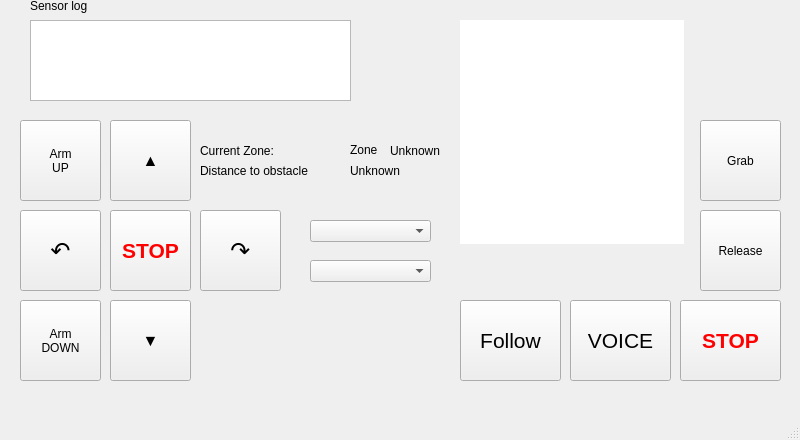
<?xml version="1.0" encoding="UTF-8"?>
<ui version="4.0">
 <class>MainWindow</class>
 <widget class="QMainWindow" name="MainWindow">
  <property name="geometry">
   <rect>
    <x>0</x>
    <y>0</y>
    <width>800</width>
    <height>440</height>
   </rect>
  </property>
  <property name="windowTitle">
   <string>MainWindow</string>
  </property>
  <widget class="QWidget" name="centralwidget">
   <widget class="QPushButton" name="leftButton">
    <property name="geometry">
     <rect>
      <x>20</x>
      <y>210</y>
      <width>81</width>
      <height>81</height>
     </rect>
    </property>
    <property name="font">
     <font>
      <pointsize>18</pointsize>
     </font>
    </property>
    <property name="text">
     <string>↶</string>
    </property>
   </widget>
   <widget class="QPlainTextEdit" name="logText">
    <property name="geometry">
     <rect>
      <x>30</x>
      <y>20</y>
      <width>321</width>
      <height>81</height>
     </rect>
    </property>
    <property name="font">
     <font>
      <family>Consolas</family>
     </font>
    </property>
   </widget>
   <widget class="QLabel" name="label">
    <property name="geometry">
     <rect>
      <x>30</x>
      <y>-10</y>
      <width>121</width>
      <height>31</height>
     </rect>
    </property>
    <property name="text">
     <string>Sensor log</string>
    </property>
   </widget>
   <widget class="QPushButton" name="midButton">
    <property name="geometry">
     <rect>
      <x>110</x>
      <y>210</y>
      <width>81</width>
      <height>81</height>
     </rect>
    </property>
    <property name="font">
     <font>
      <pointsize>16</pointsize>
      <bold>true</bold>
     </font>
    </property>
    <property name="styleSheet">
     <string notr="true">color: rgb(255, 0, 0);</string>
    </property>
    <property name="text">
     <string>STOP</string>
    </property>
   </widget>
   <widget class="QPushButton" name="rightButton">
    <property name="geometry">
     <rect>
      <x>200</x>
      <y>210</y>
      <width>81</width>
      <height>81</height>
     </rect>
    </property>
    <property name="font">
     <font>
      <pointsize>18</pointsize>
     </font>
    </property>
    <property name="text">
     <string>↷</string>
    </property>
   </widget>
   <widget class="QPushButton" name="backButton">
    <property name="geometry">
     <rect>
      <x>110</x>
      <y>300</y>
      <width>81</width>
      <height>81</height>
     </rect>
    </property>
    <property name="font">
     <font>
      <pointsize>12</pointsize>
     </font>
    </property>
    <property name="text">
     <string>▼</string>
    </property>
   </widget>
   <widget class="QPushButton" name="goButton">
    <property name="geometry">
     <rect>
      <x>110</x>
      <y>120</y>
      <width>81</width>
      <height>81</height>
     </rect>
    </property>
    <property name="font">
     <font>
      <pointsize>12</pointsize>
     </font>
    </property>
    <property name="text">
     <string>▲</string>
    </property>
   </widget>
   <widget class="QPushButton" name="stopButton">
    <property name="geometry">
     <rect>
      <x>680</x>
      <y>300</y>
      <width>101</width>
      <height>81</height>
     </rect>
    </property>
    <property name="font">
     <font>
      <pointsize>16</pointsize>
      <bold>true</bold>
     </font>
    </property>
    <property name="styleSheet">
     <string notr="true">color: rgb(255, 0, 0);</string>
    </property>
    <property name="text">
     <string>STOP</string>
    </property>
   </widget>
   <widget class="QPushButton" name="voiceButton">
    <property name="geometry">
     <rect>
      <x>570</x>
      <y>300</y>
      <width>101</width>
      <height>81</height>
     </rect>
    </property>
    <property name="font">
     <font>
      <pointsize>16</pointsize>
     </font>
    </property>
    <property name="text">
     <string>VOICE</string>
    </property>
   </widget>
   <widget class="QPushButton" name="startButton">
    <property name="geometry">
     <rect>
      <x>460</x>
      <y>300</y>
      <width>101</width>
      <height>81</height>
     </rect>
    </property>
    <property name="font">
     <font>
      <pointsize>16</pointsize>
     </font>
    </property>
    <property name="text">
     <string>Follow</string>
    </property>
   </widget>
   <widget class="QLabel" name="label_2">
    <property name="geometry">
     <rect>
      <x>200</x>
      <y>140</y>
      <width>91</width>
      <height>21</height>
     </rect>
    </property>
    <property name="text">
     <string>Current Zone:</string>
    </property>
   </widget>
   <widget class="QLabel" name="zoneLabel">
    <property name="geometry">
     <rect>
      <x>390</x>
      <y>140</y>
      <width>71</width>
      <height>21</height>
     </rect>
    </property>
    <property name="text">
     <string>Unknown</string>
    </property>
   </widget>
   <widget class="QLabel" name="label_4">
    <property name="geometry">
     <rect>
      <x>350</x>
      <y>140</y>
      <width>41</width>
      <height>20</height>
     </rect>
    </property>
    <property name="text">
     <string>Zone</string>
    </property>
   </widget>
   <widget class="QLabel" name="cam">
    <property name="geometry">
     <rect>
      <x>460</x>
      <y>20</y>
      <width>224</width>
      <height>224</height>
     </rect>
    </property>
    <property name="styleSheet">
     <string notr="true">background-color: rgb(255, 255, 255);</string>
    </property>
    <property name="text">
     <string/>
    </property>
   </widget>
   <widget class="QComboBox" name="comboBox">
    <property name="geometry">
     <rect>
      <x>310</x>
      <y>220</y>
      <width>121</width>
      <height>22</height>
     </rect>
    </property>
    <property name="currentText">
     <string/>
    </property>
    <property name="placeholderText">
     <string>AGV ID</string>
    </property>
    <item>
     <property name="text">
      <string>AGV 0</string>
     </property>
    </item>
   </widget>
   <widget class="QComboBox" name="comboBox_2">
    <property name="geometry">
     <rect>
      <x>310</x>
      <y>260</y>
      <width>121</width>
      <height>22</height>
     </rect>
    </property>
    <property name="placeholderText">
     <string>Voice Language</string>
    </property>
    <item>
     <property name="text">
      <string>English</string>
     </property>
    </item>
    <item>
     <property name="text">
      <string>Korean</string>
     </property>
    </item>
    <item>
     <property name="text">
      <string>Français</string>
     </property>
    </item>
    <item>
     <property name="text">
      <string>中文</string>
     </property>
    </item>
   </widget>
   <widget class="QLabel" name="label_5">
    <property name="geometry">
     <rect>
      <x>200</x>
      <y>160</y>
      <width>141</width>
      <height>21</height>
     </rect>
    </property>
    <property name="text">
     <string>Distance to obstacle</string>
    </property>
   </widget>
   <widget class="QLabel" name="distanceLabel">
    <property name="geometry">
     <rect>
      <x>350</x>
      <y>160</y>
      <width>71</width>
      <height>21</height>
     </rect>
    </property>
    <property name="text">
     <string>Unknown</string>
    </property>
   </widget>
   <widget class="QPushButton" name="pushButton">
    <property name="geometry">
     <rect>
      <x>20</x>
      <y>120</y>
      <width>81</width>
      <height>81</height>
     </rect>
    </property>
    <property name="text">
     <string>Arm
UP</string>
    </property>
   </widget>
   <widget class="QPushButton" name="pushButton_2">
    <property name="geometry">
     <rect>
      <x>20</x>
      <y>300</y>
      <width>81</width>
      <height>81</height>
     </rect>
    </property>
    <property name="text">
     <string>Arm
DOWN</string>
    </property>
   </widget>
   <widget class="QPushButton" name="pushButton_3">
    <property name="geometry">
     <rect>
      <x>700</x>
      <y>120</y>
      <width>81</width>
      <height>81</height>
     </rect>
    </property>
    <property name="text">
     <string>Grab</string>
    </property>
   </widget>
   <widget class="QPushButton" name="pushButton_4">
    <property name="geometry">
     <rect>
      <x>700</x>
      <y>210</y>
      <width>81</width>
      <height>81</height>
     </rect>
    </property>
    <property name="text">
     <string>Release</string>
    </property>
   </widget>
  </widget>
  <widget class="QStatusBar" name="statusbar"/>
  <widget class="QMenuBar" name="menubar">
   <property name="geometry">
    <rect>
     <x>0</x>
     <y>0</y>
     <width>800</width>
     <height>22</height>
    </rect>
   </property>
  </widget>
 </widget>
 <resources/>
 <connections>
  <connection>
   <sender>stopButton</sender>
   <signal>clicked()</signal>
   <receiver>MainWindow</receiver>
   <slot>emergencyBreak()</slot>
   <hints>
    <hint type="sourcelabel">
     <x>728</x>
     <y>393</y>
    </hint>
    <hint type="destinationlabel">
     <x>722</x>
     <y>416</y>
    </hint>
   </hints>
  </connection>
  <connection>
   <sender>voiceButton</sender>
   <signal>pressed()</signal>
   <receiver>MainWindow</receiver>
   <slot>startRecording()</slot>
   <hints>
    <hint type="sourcelabel">
     <x>623</x>
     <y>388</y>
    </hint>
    <hint type="destinationlabel">
     <x>554</x>
     <y>418</y>
    </hint>
   </hints>
  </connection>
  <connection>
   <sender>rightButton</sender>
   <signal>pressed()</signal>
   <receiver>MainWindow</receiver>
   <slot>right()</slot>
   <hints>
    <hint type="sourcelabel">
     <x>203</x>
     <y>294</y>
    </hint>
    <hint type="destinationlabel">
     <x>310</x>
     <y>292</y>
    </hint>
   </hints>
  </connection>
  <connection>
   <sender>goButton</sender>
   <signal>pressed()</signal>
   <receiver>MainWindow</receiver>
   <slot>go()</slot>
   <hints>
    <hint type="sourcelabel">
     <x>110</x>
     <y>206</y>
    </hint>
    <hint type="destinationlabel">
     <x>235</x>
     <y>145</y>
    </hint>
   </hints>
  </connection>
  <connection>
   <sender>midButton</sender>
   <signal>clicked()</signal>
   <receiver>MainWindow</receiver>
   <slot>emergencyBreak()</slot>
   <hints>
    <hint type="sourcelabel">
     <x>114</x>
     <y>311</y>
    </hint>
    <hint type="destinationlabel">
     <x>218</x>
     <y>227</y>
    </hint>
   </hints>
  </connection>
  <connection>
   <sender>backButton</sender>
   <signal>pressed()</signal>
   <receiver>MainWindow</receiver>
   <slot>back()</slot>
   <hints>
    <hint type="sourcelabel">
     <x>116</x>
     <y>396</y>
    </hint>
    <hint type="destinationlabel">
     <x>223</x>
     <y>384</y>
    </hint>
   </hints>
  </connection>
  <connection>
   <sender>leftButton</sender>
   <signal>pressed()</signal>
   <receiver>MainWindow</receiver>
   <slot>left()</slot>
   <hints>
    <hint type="sourcelabel">
     <x>20</x>
     <y>305</y>
    </hint>
    <hint type="destinationlabel">
     <x>22</x>
     <y>324</y>
    </hint>
   </hints>
  </connection>
  <connection>
   <sender>startButton</sender>
   <signal>clicked()</signal>
   <receiver>MainWindow</receiver>
   <slot>follow()</slot>
   <hints>
    <hint type="sourcelabel">
     <x>518</x>
     <y>393</y>
    </hint>
    <hint type="destinationlabel">
     <x>422</x>
     <y>368</y>
    </hint>
   </hints>
  </connection>
  <connection>
   <sender>goButton</sender>
   <signal>released()</signal>
   <receiver>MainWindow</receiver>
   <slot>stop()</slot>
   <hints>
    <hint type="sourcelabel">
     <x>114</x>
     <y>204</y>
    </hint>
    <hint type="destinationlabel">
     <x>308</x>
     <y>167</y>
    </hint>
   </hints>
  </connection>
  <connection>
   <sender>leftButton</sender>
   <signal>released()</signal>
   <receiver>MainWindow</receiver>
   <slot>stop()</slot>
   <hints>
    <hint type="sourcelabel">
     <x>66</x>
     <y>309</y>
    </hint>
    <hint type="destinationlabel">
     <x>71</x>
     <y>324</y>
    </hint>
   </hints>
  </connection>
  <connection>
   <sender>backButton</sender>
   <signal>released()</signal>
   <receiver>MainWindow</receiver>
   <slot>stop()</slot>
   <hints>
    <hint type="sourcelabel">
     <x>186</x>
     <y>361</y>
    </hint>
    <hint type="destinationlabel">
     <x>220</x>
     <y>360</y>
    </hint>
   </hints>
  </connection>
  <connection>
   <sender>rightButton</sender>
   <signal>released()</signal>
   <receiver>MainWindow</receiver>
   <slot>stop()</slot>
   <hints>
    <hint type="sourcelabel">
     <x>264</x>
     <y>262</y>
    </hint>
    <hint type="destinationlabel">
     <x>307</x>
     <y>261</y>
    </hint>
   </hints>
  </connection>
  <connection>
   <sender>comboBox_2</sender>
   <signal>currentIndexChanged(int)</signal>
   <receiver>MainWindow</receiver>
   <slot>changeLanguage()</slot>
   <hints>
    <hint type="sourcelabel">
     <x>423</x>
     <y>292</y>
    </hint>
    <hint type="destinationlabel">
     <x>449</x>
     <y>294</y>
    </hint>
   </hints>
  </connection>
  <connection>
   <sender>voiceButton</sender>
   <signal>released()</signal>
   <receiver>MainWindow</receiver>
   <slot>stopRecording()</slot>
   <hints>
    <hint type="sourcelabel">
     <x>645</x>
     <y>346</y>
    </hint>
    <hint type="destinationlabel">
     <x>643</x>
     <y>419</y>
    </hint>
   </hints>
  </connection>
  <connection>
   <sender>pushButton</sender>
   <signal>pressed()</signal>
   <receiver>MainWindow</receiver>
   <slot>up()</slot>
   <hints>
    <hint type="sourcelabel">
     <x>32</x>
     <y>147</y>
    </hint>
    <hint type="destinationlabel">
     <x>33</x>
     <y>132</y>
    </hint>
   </hints>
  </connection>
  <connection>
   <sender>pushButton</sender>
   <signal>released()</signal>
   <receiver>MainWindow</receiver>
   <slot>stop()</slot>
   <hints>
    <hint type="sourcelabel">
     <x>78</x>
     <y>156</y>
    </hint>
    <hint type="destinationlabel">
     <x>79</x>
     <y>137</y>
    </hint>
   </hints>
  </connection>
  <connection>
   <sender>pushButton_2</sender>
   <signal>pressed()</signal>
   <receiver>MainWindow</receiver>
   <slot>down()</slot>
   <hints>
    <hint type="sourcelabel">
     <x>28</x>
     <y>397</y>
    </hint>
    <hint type="destinationlabel">
     <x>29</x>
     <y>408</y>
    </hint>
   </hints>
  </connection>
  <connection>
   <sender>pushButton_2</sender>
   <signal>released()</signal>
   <receiver>MainWindow</receiver>
   <slot>stop()</slot>
   <hints>
    <hint type="sourcelabel">
     <x>83</x>
     <y>397</y>
    </hint>
    <hint type="destinationlabel">
     <x>89</x>
     <y>407</y>
    </hint>
   </hints>
  </connection>
  <connection>
   <sender>pushButton_3</sender>
   <signal>pressed()</signal>
   <receiver>MainWindow</receiver>
   <slot>grab()</slot>
   <hints>
    <hint type="sourcelabel">
     <x>702</x>
     <y>149</y>
    </hint>
    <hint type="destinationlabel">
     <x>704</x>
     <y>138</y>
    </hint>
   </hints>
  </connection>
  <connection>
   <sender>pushButton_3</sender>
   <signal>released()</signal>
   <receiver>MainWindow</receiver>
   <slot>stop()</slot>
   <hints>
    <hint type="sourcelabel">
     <x>752</x>
     <y>152</y>
    </hint>
    <hint type="destinationlabel">
     <x>753</x>
     <y>136</y>
    </hint>
   </hints>
  </connection>
  <connection>
   <sender>pushButton_4</sender>
   <signal>pressed()</signal>
   <receiver>MainWindow</receiver>
   <slot>release()</slot>
   <hints>
    <hint type="sourcelabel">
     <x>707</x>
     <y>250</y>
    </hint>
    <hint type="destinationlabel">
     <x>692</x>
     <y>253</y>
    </hint>
   </hints>
  </connection>
  <connection>
   <sender>pushButton_4</sender>
   <signal>released()</signal>
   <receiver>MainWindow</receiver>
   <slot>stop()</slot>
   <hints>
    <hint type="sourcelabel">
     <x>709</x>
     <y>288</y>
    </hint>
    <hint type="destinationlabel">
     <x>687</x>
     <y>290</y>
    </hint>
   </hints>
  </connection>
 </connections>
 <slots>
  <slot>startRecording()</slot>
  <slot>emergencyBreak()</slot>
  <slot>go()</slot>
  <slot>mid()</slot>
  <slot>left()</slot>
  <slot>back()</slot>
  <slot>right()</slot>
  <slot>follow()</slot>
  <slot>stop()</slot>
  <slot>changeLanguage()</slot>
  <slot>stopRecording()</slot>
  <slot>up()</slot>
  <slot>down()</slot>
  <slot>grab()</slot>
  <slot>release()</slot>
 </slots>
</ui>
